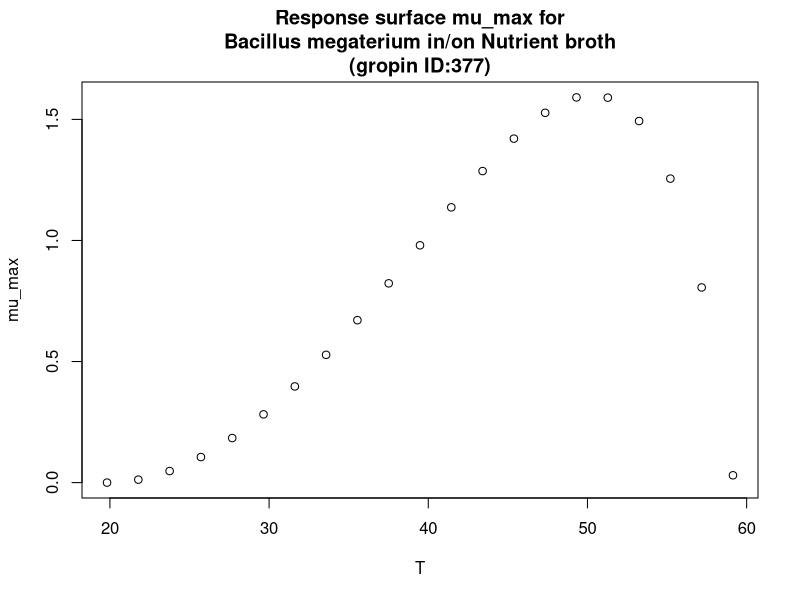

The R script that drew this image:
#############################
# start of Parameter script
#############################
T <- seq(19.8198,59.1408591408591,length.out=21)
#############################
# end of Parameter script
#############################
############################# 
# start of Model script Gropin ID 377 
#############################
 
# constant coefficients for this model
 
variables <- data.frame(T)
argumentsPar <- expand.grid(variables)
 
# heart of the model
response_surface <- function(T) {
   mumax <-(1.6*(T-59.2)*((T-19.8)^2))/((50.3-19.8)*((50.3-19.8)*(T-50.3)-(50.3-59.2)*(50.3+19.8-2*T)))

return(mumax=mumax)
} 

# output parameters
mumax <- cbind(argumentsPar,response_surface(argumentsPar['T']))
colnames(mumax) <- c(colnames(argumentsPar),'mumax')
#############################
# End of Model script
#############################
############################# 
# start of Visualisation script Gropin ID 377 
#############################
plot(T,mumax$mumax,
                          xlab='T',
                          ylab='mu_max',main='Response surface mu_max for
Bacillus megaterium in/on Nutrient broth
(gropin ID:377)')
#############################
# End of Visualisation script
#############################
